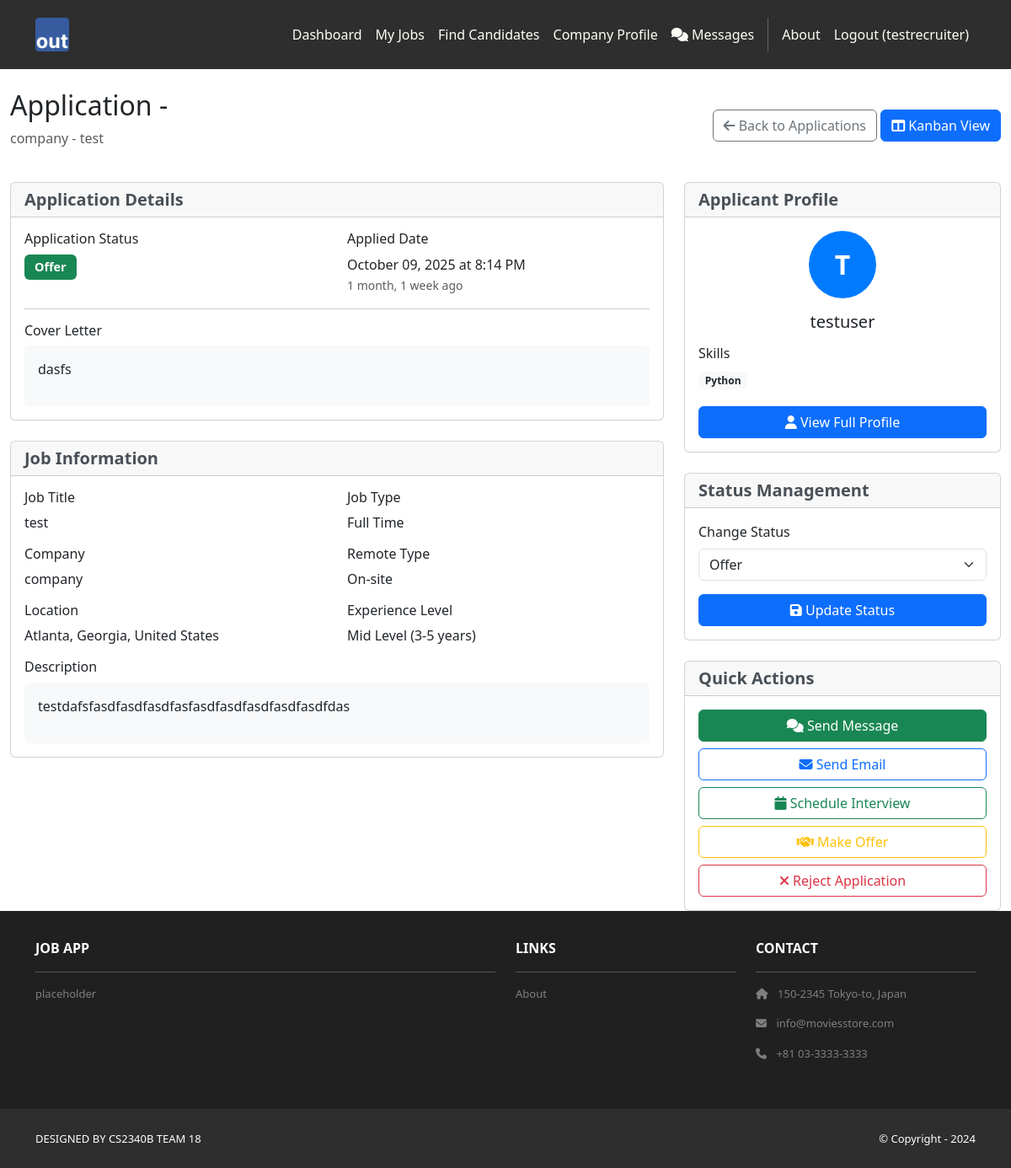
Page /recruiters/applications/7/ (signed in) on the earlier database version.
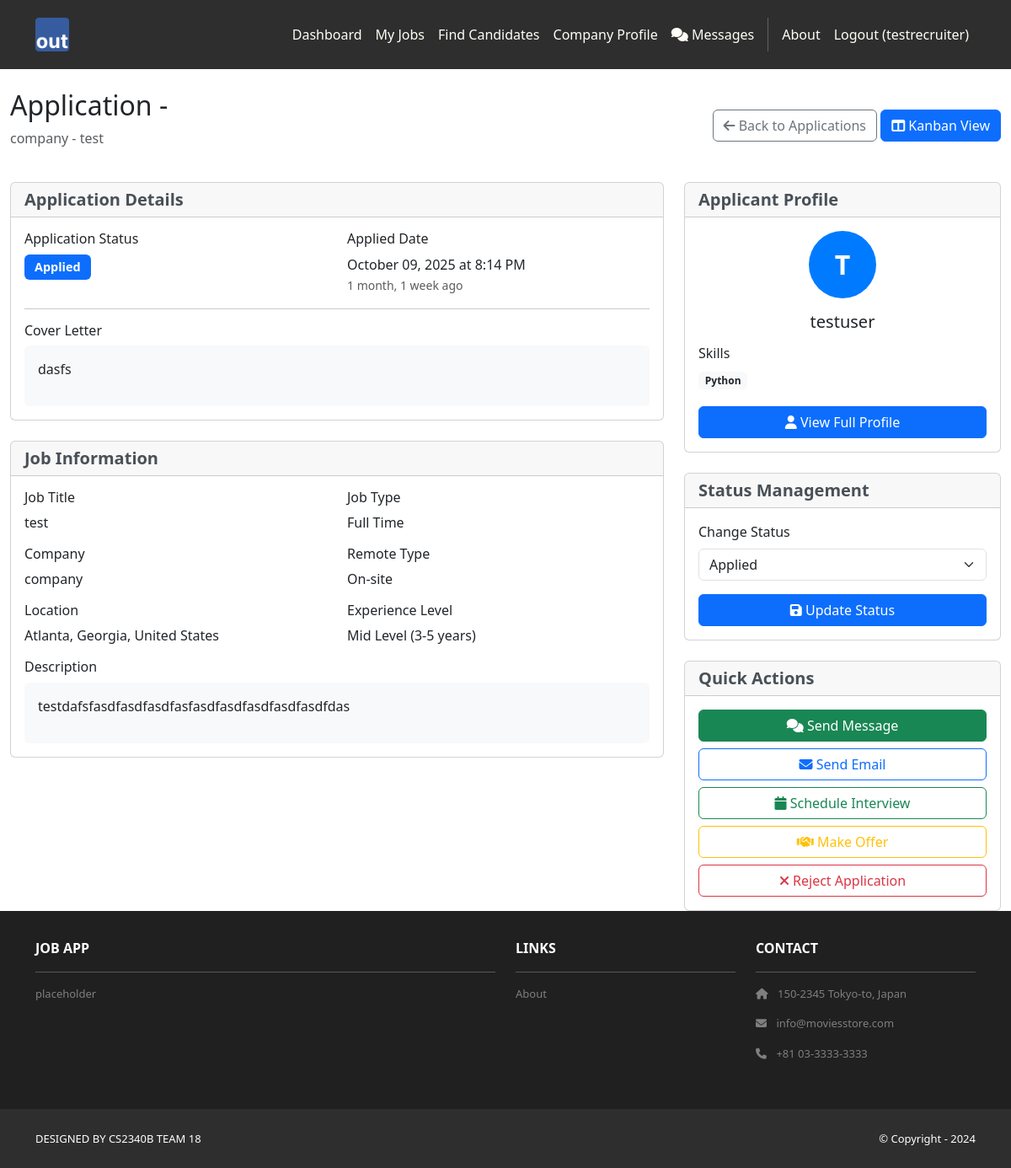
Same page on the later database version.
### jobs/models.py (models this page shows, shortened)
class JobApplication(models.Model):
    STATUS_CHOICES = [
        ('applied', 'Applied'),
        ('review', 'Under Review'),
        ('interview', 'Interview'),
        ('offer', 'Offer Extended'),
        ('accepted', 'Offer Accepted'),
        ('rejected', 'Rejected'),
        ('withdrawn', 'Withdrawn'),
    ]
    KANBAN_STATUS_CHOICES = [
        ('applied', 'Applied'),
        ('review', 'Review'),
        ('interview', 'Interview'),
        ('offer', 'Offer'),
        ('closed', 'Closed'),
    ]
    job = models.ForeignKey(Job, on_delete=models.CASCADE, related_name='applications')
    applicant = models.ForeignKey(User, on_delete=models.CASCADE, related_name='job_applications')
    cover_letter = models.TextField(blank=True, help_text="Optional cover letter or note")
    status = models.CharField(max_length=20, choices=STATUS_CHOICES, default='applied')
    kanban_status = models.CharField(max_length=20, choices=KANBAN_STATUS_CHOICES, default='applied', help_text="Status for kanban board management")
    applied_at = models.DateTimeField(auto_now_add=True)
    updated_at = models.DateTimeField(auto_now=True)
    class Meta:
        unique_together = ['job', 'applicant']  # Prevent duplicate applications
        ordering = ['-applied_at']
    def get_kanban_display_status(self):
        return dict(self.KANBAN_STATUS_CHOICES)[self.kanban_status]

### recruiters/views.py (the view)
# urls.py: path('applications/<int:application_id>/', views.application_detail, name='application_detail'),
@recruiter_required
def application_detail(request, application_id):
    application = get_object_or_404(JobApplication, pk=application_id, job__posted_by=request.user)
    applicant_profile = get_object_or_404(ApplicantProfile, user=application.applicant)
    template_data = {
        'title': f'Application - {application.applicant.get_full_name()}',
        'user_type': 'recruiter'
    }
    return render(request, 'recruiters/application_detail.html', {
        'template_data': template_data,
        'application': application,
        'applicant_profile': applicant_profile,
        'job': application.job
    })

### applicants/models.py (called while the page is built)
    def get_skills_list(self):
        if self.skills:
            return [skill.strip() for skill in self.skills.split(',') if skill.strip()]
        return []

### jobs/models.py (called while the page is built)
    def get_location_display(self):
        return f"{self.city}, {self.state}, {self.country}"

### recruiters/templates/recruiters/application_detail.html (shortened to what the changed rows need)
{% extends 'base.html' %}
{% load static %}
{% block content %}
<div class="container-fluid mt-4">
    <div class="row">
        <div class="col-12">
            <div class="d-flex justify-content-between align-items-center mb-4">
                <div>
                    <h2>{{ template_data.title }}</h2>
                </div>
            </div>
        </div>
    </div>
    <div class="row">
        <div class="col-lg-8">
            <div class="card mb-4">
                <div class="card-body">
                    <div class="row">
                        <div class="col-md-6">
                            <h6>Application Status</h6>
                            <span class="badge
                                {% if application.kanban_status == 'applied' %}bg-primary
                                {% elif application.kanban_status == 'review' %}bg-warning
                                {% elif application.kanban_status == 'interview' %}bg-info
                                {% elif application.kanban_status == 'offer' %}bg-success
                                {% elif application.kanban_status == 'closed' %}bg-secondary
                                {% endif %} fs-6">
                                {{ application.get_kanban_display_status }}
                            </span>
                        </div>
                        <div class="col-md-6">
                            <h6>Applied Date</h6>
                            <p class="mb-0">{{ application.applied_at|date:"F d, Y \a\t g:i A" }}</p>
                            <small class="text-muted">{{ application.applied_at|timesince }} ago</small>
                        </div>
                    </div>
                    {% if application.cover_letter %}
                        <hr>
                        <h6>Cover Letter</h6>
                        <div class="bg-light p-3 rounded">
                            <p class="mb-0">{{ application.cover_letter|linebreaks }}</p>
                        </div>
                    {% endif %}
                </div>
            </div>
        </div>
        <div class="col-lg-4">
            <div class="card mb-4">
                <div class="card-body">
                    <div class="text-center mb-3">
                        <div class="avatar-circle mx-auto mb-3">
                            {{ application.applicant.get_full_name|default:application.applicant.username|first|upper }}
                        </div>
                        <h5 class="mb-1">{{ application.applicant.get_full_name|default:application.applicant.username }}</h5>
                    </div>
                </div>
            </div>
            <div class="card mb-4">
                <div class="card-body">
                    <form id="status-form">
                        <div class="mb-3">
                            <label for="status-select" class="form-label">Change Status</label>
                            <select class="form-select" id="status-select" name="status">
                                <option value="applied" {% if application.kanban_status == 'applied' %}selected{% endif %}>Applied</option>
                                <option value="offer" {% if application.kanban_status == 'offer' %}selected{% endif %}>Offer</option>
                            </select>
                        </div>
                    </form>
                </div>
            </div>
        </div>
    </div>
</div>
{% endblock %}

Differences in the rows shown:
changed JobApplication "dasfs": kanban_status "offer" → "applied" (drawn); get_kanban_display_status "Offer" → "Applied"; status "Offer" → "Applied"
